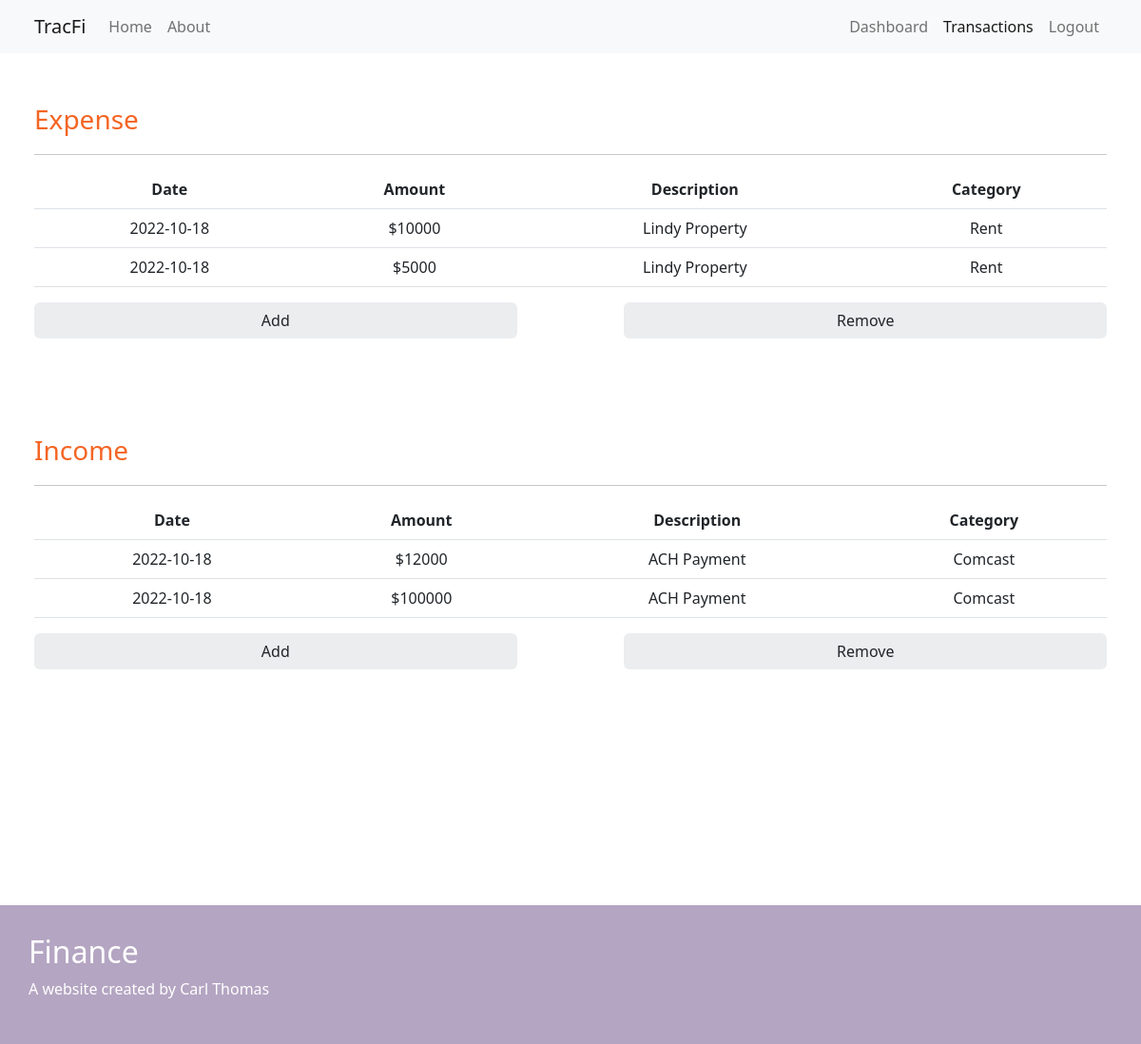
Page /transactions (signed in) on the committed database.
### testwebsite/models.py (models this page shows, shortened)
class ExpenseTransactions(db.Model):
    user_id = db.Column(db.Integer, db.ForeignKey('user.id'), nullable=False)
    trans_id = db.Column(db.Integer, primary_key=True)
    category = db.Column(db.String(20), db.ForeignKey('expense_categories.name'), nullable=False,
                         default='Miscellaneous')
    date = db.Column(db.Integer, nullable=False, default=datetime.utcnow())
    amount = db.Column(db.Integer, nullable=False)
    description = db.Column(db.String(120), nullable=False)

class IncomeTransactions(db.Model):
    user_id = db.Column(db.Integer, db.ForeignKey('user.id'), nullable=False)
    trans_id = db.Column(db.Integer, primary_key=True)
    category = db.Column(db.String(20), db.ForeignKey('income_categories.name'), nullable=False,
                         default='Miscellaneous')
    date = db.Column(db.Integer, nullable=False, default=datetime.utcnow())
    amount = db.Column(db.Integer, nullable=False)
    description = db.Column(db.String(120), nullable=False)

### testwebsite/routes.py (the view)
@app.route("/transactions", methods=['POST', 'GET'])
@login_required
def transactions():
    expense_form = AddExpenseTransactionForm()
    income_form = AddIncomeTransactionForm()
    expense_categories = [category for category in ExpenseCategories.query.filter_by(user_id=current_user.id)]
    income_categories = [category for category in IncomeCategories.query.filter_by(user_id=current_user.id)]
    expense_table_data = [row for row in ExpenseTransactions.query.filter_by(user_id=current_user.id)]
    income_table_data = [row for row in IncomeTransactions.query.filter_by(user_id=current_user.id)]
    if current_user.is_authenticated:
        if request.method == 'POST':
            form2 = request.form.to_dict()
            if expense_form.validate_on_submit() and expense_form.exp_txn_description.data:
                try:
                    if len(form2.keys()) == 5:
                        stmt = ExpenseTransactions(user_id=current_user.id,
                                                   amount=expense_form.exp_txn_amount.data,
                                                   description=expense_form.exp_txn_description.data,
                                                   category=form2['tx_category'])
                    else:
                        flash('Please Enter a Category!', 'danger')
                        return redirect(url_for('transactions'))
                    db.session.add(stmt)
                    db.session.commit()
                    flash('New Expense Transaction Added!', 'success')
                    return redirect(url_for('transactions'))
                except Err as e:
                    print(f'SQLAlchemy Error: {e}')
                    return redirect(url_for('transactions'))
            elif 'RemoveExpenseTransaction' in form2:
                try:
                    ExpenseTransactions.query.filter_by(trans_id=int(form2['RemoveExpenseTransaction'])) \
                        .delete()
                    db.session.commit()
                    flash('Removed Expense Transaction', 'success')
                    return redirect(url_for('transactions'))
                except Err as e:
                    print(f'SQLAlchemy Error: {e}')
                    return redirect(url_for('transactions'))
            if income_form.validate_on_submit() and income_form.inc_txn_description.data:
                try:
                    stmt = IncomeTransactions(user_id=current_user.id,
                                              amount=income_form.inc_txn_amount.data,
                                              description=income_form.inc_txn_description.data,
                                              category=request.form.to_dict()['tx_category'])
                    db.session.add(stmt)
                    db.session.commit()
                    flash('New Income Transaction Added!', 'success')
                    return redirect(url_for('transactions'))
                except Err as e:
                    print(f'SQLAlchemy Error: {e}')
                    return redirect(url_for('transactions'))
            elif 'RemoveIncomeTransaction' in form2:
                try:
                    IncomeTransactions.query.filter_by(trans_id=int(form2['RemoveIncomeTransaction'])) \
                        .delete()
                    db.session.commit()
                    flash('Removed Income Transaction', 'success')
                    return redirect(url_for('transactions'))
                except Err as e:
                    print(f'SQLAlchemy Error: {e}')
                    return redirect(url_for('transactions'))
            else:
                flash(income_form.errors, 'danger')
                return redirect(url_for('transactions'))
        else:
            return render_template(".///transactions.html", title='Transactions', income_form=income_form,
                                   expense_form=expense_form,
                                   expense_categories=expense_categories,
                                   income_categories=income_categories, expense_table_data=expense_table_data,
                                   income_table_data=income_table_data)

### testwebsite/models.py (called while the page is built)
@login_manager.user_loader
def load_user(user_id):
    return User.query.get(int(user_id))

### testwebsite/templates/transactions.html (shortened to what this page needs)
{% extends "layout.html" %}
{% block content %}
    <div class="row mt-5">
        <div class="col pe-5 ps-5 mb-5">
            <p class="fs-3 pb-3 header--orange border-bottom border-dark border-opacity-25">Expense</p>
            <table class="table">
                <tr class="">
                    <th class="text-center">Date</th>
                    <th class="text-center">Amount</th>
                    <th class="text-center">Description</th>
                    <th class="text-center">Category</th>
                </tr>
                {% for row in expense_table_data %}
                    <tr class="">
                        <td class="text-center">{{ row.date[0:11] }}</td>
                        <td class="text-center">${{ row.amount }}</td>
                        <td class="text-center">{{ row.description }}</td>
                        <td class="text-center">{{ row.category }}</td>
                    </tr>
                {% endfor %}
            </table>
            <div class="d-flex justify-content-between float-end" style="width: 100%">
                <button type="button" class="btn" data-bs-toggle="modal" data-bs-target="#expense_transaction_modal" style="width: 45%; background-color: #ebedef">
                  Add
                </button>
                <button type="button" class="btn" data-bs-toggle="modal" data-bs-target="#remove_expense_transaction_modal" style="width: 45%; background-color: #ebedef">
                  Remove
                </button>
            </div>
        </div>
    </div>
    <div class="row mt-5">
        <div class="col pe-5 ps-5 mb-5">
            <p class="fs-3 pb-3 header--orange border-bottom border-dark border-opacity-25">Income</p>
            <table class="table">
                <tr class="">
                    <th class="text-center">Date</th>
                    <th class="text-center">Amount</th>
                    <th class="text-center">Description</th>
                    <th class="text-center">Category</th>
                </tr>
                {% for row in income_table_data %}
                    <tr class="">
                        <td class="text-center">{{ row.date[0:11] }}</td>
                        <td class="text-center">${{ row.amount }}</td>
                        <td class="text-center">{{ row.description }}</td>
                        <td class="text-center">{{ row.category }}</td>
                    </tr>
                {% endfor %}
            </table>
            <div class="d-flex justify-content-between float-end" style="width: 100%">
                <button type="button" class="btn" data-bs-toggle="modal" data-bs-target="#income_transaction_modal" style="width: 45%; background-color: #ebedef">
                  Add
                </button>
                <button type="button" class="btn" data-bs-toggle="modal" data-bs-target="#remove_income_transaction_modal" style="width: 45%; background-color: #ebedef">
                  Remove
                </button>
            </div>
        </div>
    </div>
{% endblock content %}

### testwebsite/static/style.css (style rules this page uses)
.header--orange { color: #f46524; }

### rows in the picture
ExpenseTransactions: date "2022-10-18", amount "10000", description "Lindy Property", category "Rent"
ExpenseTransactions: date "2022-10-18", amount "5000", description "Lindy Property", category "Rent"
IncomeTransactions: date "2022-10-18", amount "12000", description "ACH Payment", category "Comcast"
IncomeTransactions: date "2022-10-18", amount "100000", description "ACH Payment", category "Comcast"
